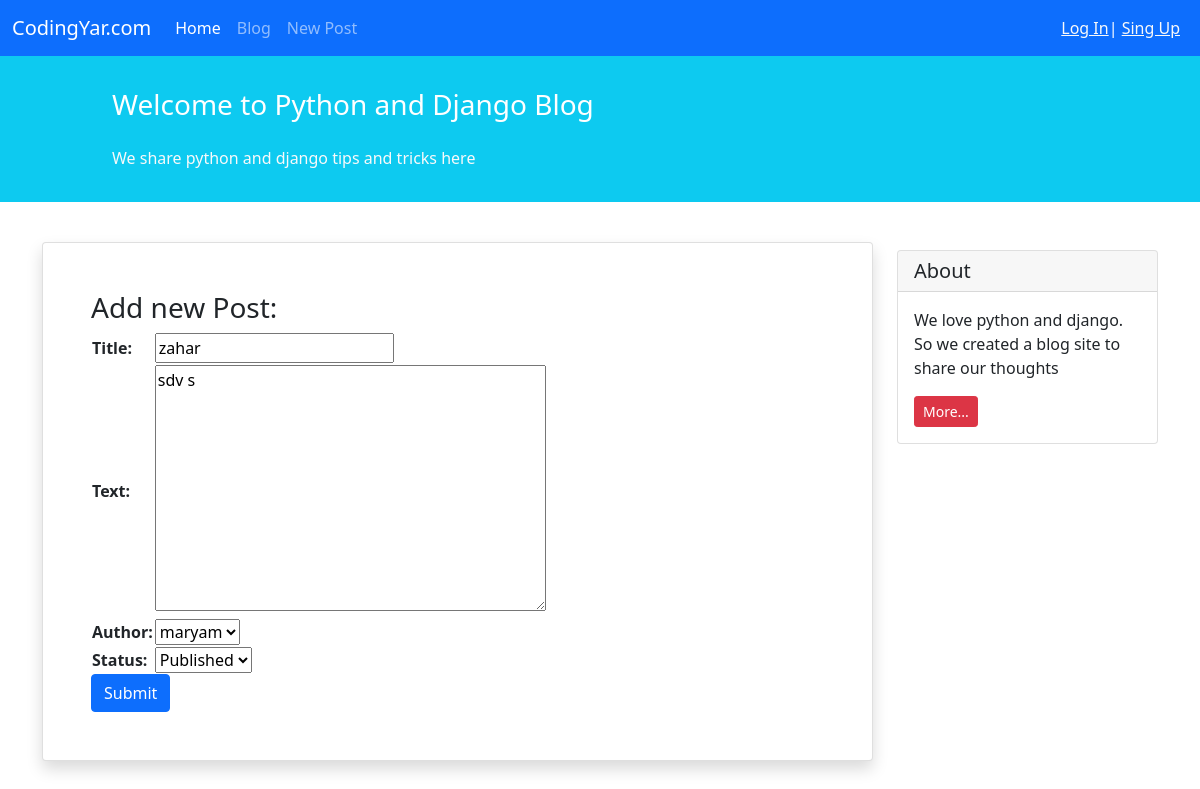
/blog/3/update/, run on the app's committed database.
### blog/models.py (models this page shows, shortened)
class Post(models.Model):
    STATUS_CHOICES = (
        ('pub', 'Published'),
        ('drf', 'Draft'),
    )
    title = models.CharField(max_length= 100)
    text = models.TextField()
    author = models.ForeignKey('auth.User', on_delete=models.CASCADE)
    datetime_created = models.DateTimeField(auto_now_add=True)
    datetime_modified = models.DateTimeField(auto_now=True)
    status = models.CharField(choices=STATUS_CHOICES, max_length=3)

### blog/views.py (the view)
# urls.py: path('<int:pk>/update/', views.PostUpdateView.as_view(), name='post_update'),
class PostUpdateView(generic.UpdateView):
    model = Post
    form_class = PostForm
    template_name = 'blog/post_create.html'

### blog/forms.py
class PostForm(forms.ModelForm):
    class Meta:
        model = Post
        fields=['title','text','author','status']

### blog/templates/blog/post_create.html (shortened to what this page needs)
{% extends '_base.html' %}
{% block content %}
    <div class="container mt-4">
        <div class="row">
            <div class="col-9">
                <div class="card shadow my-3 p-5">
                    <h3>Add new Post:</h3>
                    <form method="POST">
                        <table>
                            {{ form.as_table }}
                        </table>
                        <button type="submit" class="btn btn-primary">Submit</button>
                    </form>
                </div>
            </div>
            <div class="col-3">
                <div class="card my-4">
                    <h5 class="card-header">About</h5>
                    <div class="card-body">
                        <p class="card-text">We love python and django. So we created a blog site to share our
                            thoughts</p>
                        <a href="#"
                           class="btn btn-sm btn-danger">
                            More...
                        </a>
                    </div>
                </div>
            </div>
        </div>
    </div>
{% endblock content %}

### data on the page
Post: title "zahar", text "sdv s", author "maryam", status "Published"
